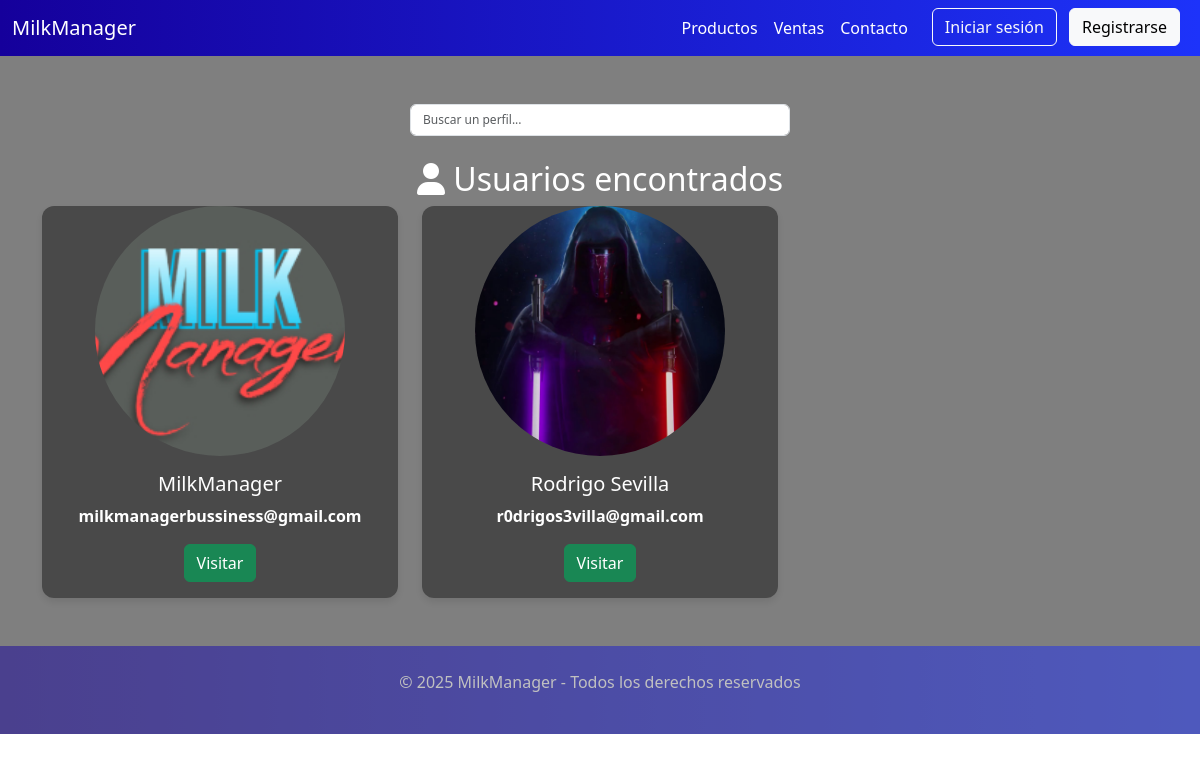
The app's page /profiles, older data.
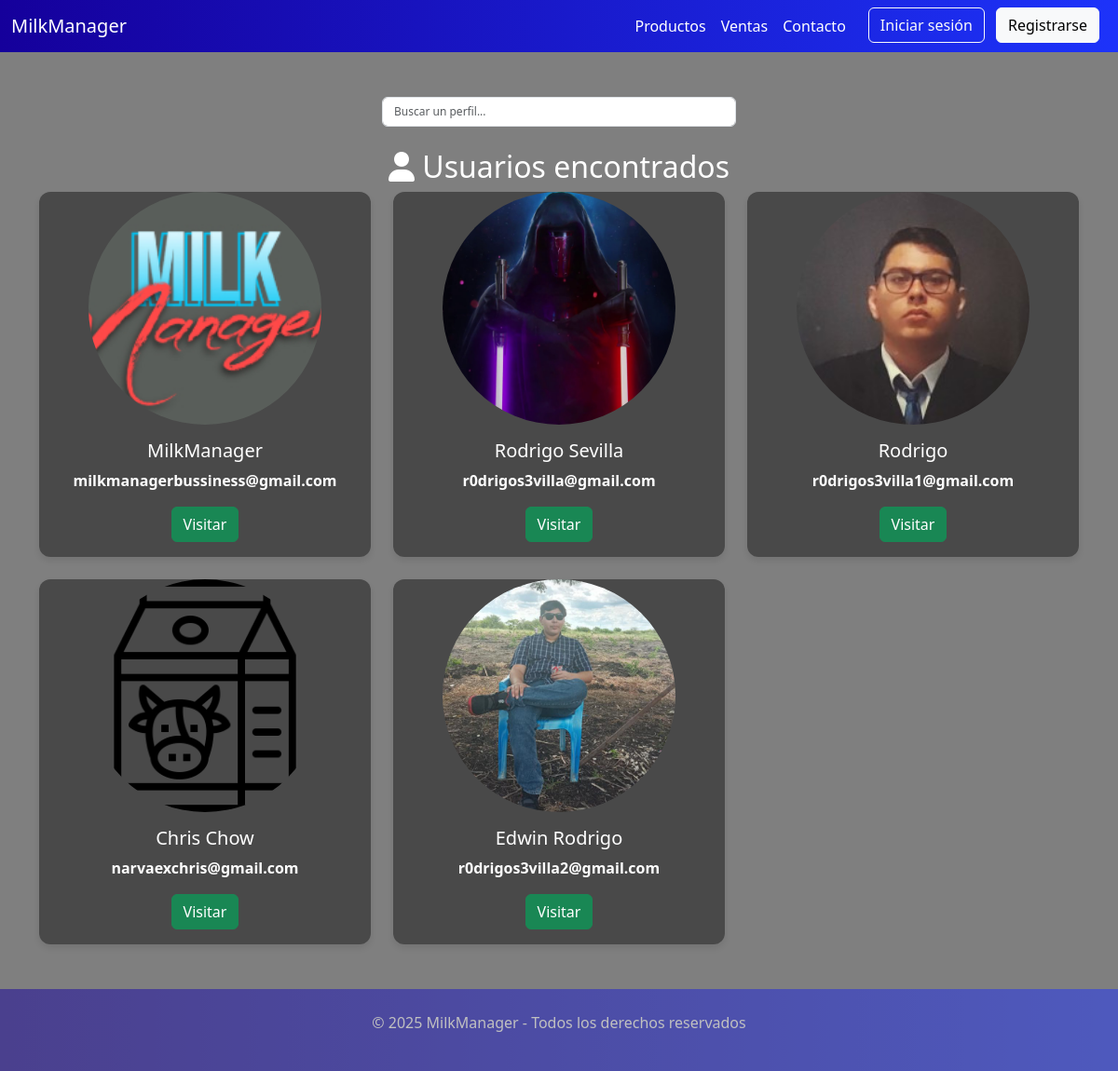
The same page, newer data.
### tables this page shows
CREATE TABLE accounts (
    id INTEGER PRIMARY KEY,
    email TEXT UNIQUE NOT NULL,
    username TEXT UNIQUE,
    password TEXT,
    role TEXT,
    picture TEXT,
    biography TEXT,
    creationdate DATE DEFAULT (CURRENT_TIMESTAMP)
    );

### app.py (the view)
@app.route('/profiles', methods=['GET', 'POST'])
def profiles():
    client_ip = request.remote_addr
    user = getUser()
    log.write(f"Se abrió la página de perfiles desde: {client_ip}")
    users = None
    if request.method == 'POST':
        users = database.login.getUserLike(request.form["profilesearch"])
    else:
        users = database.login.getAllUsers()
    return render_template('profiles.html', user = user, users = users)

### accounts.py (called while the page is built)
def connect():
    global conn
    if conn is None:
        conn = sqlite3.connect('database.db', check_same_thread=False)
        conn.row_factory = sqlite3.Row

def getUsers():
    connect()
    cursor = conn.cursor()
    cursor.execute('''
        SELECT * FROM accounts
    ''')
    data = cursor.fetchall()
    return data

def getAllUsers():
    users = []
    for i in getUsers():
        users.append(dict(i))
    return users

### app.py (called while the page is built, shortened)
def getUser():
    return None

### log.py (called while the page is built)
def write(text):
    if debug:
        logging.debug(text)

### templates/profiles.html (shortened to what this page needs)
{% extends "base.html" %}
{% block styles %}<link rel="stylesheet" href="/static/styles/cards_profile.css"> {% endblock %}
{% block content %}
<div class="container mt-5">
	<div style="display: flex;  justify-content: center;">
		<form method="POST">
			<input type="text" id="profilesearch" name="profilesearch" class="form-control" style="width: 380px;" placeholder="Buscar un perfil..."></input>
		</form>
	</div>
	<br>
    <h2 class="text-center text-white">
        <i class="fas fa-user"></i> Usuarios encontrados
    </h2>
    <div class="row row-cols-3 g-4">
        {% if users %}
            {% for usuario in users %}
                <div class="col">
                    <form action="{{ url_for('profile', username=usuario.username) }}" method="POST">
                        <div class="card">
                            {% if usuario.picture %}
                                <img src="{{ url_for('static', filename='images' + usuario.picture) }}" class="card-img-top" alt="{{ usuario.username }}">
                            {% else %}
                                <img src="{{ url_for('static', filename='images/web/leche.png') }}" class="card-img-top" alt="{{ usuario.username }}">
                            {% endif %}
                            <div class="card-body text-center">
                                <h5 class="card-title text-white">{{ usuario.username }}</h5>
                                <p class="card-text fw-bold text-white">{{ usuario.email }}</p>
                                <button type="submit text-white" class="btn btn-success">
                                    Visitar
                                </button>
                            </div>
                        </div>
                    </form>
                </div>
            {% endfor %}
        {% else %}
            <p class="text-center">No hay usuarios con la descripción proporcionada.</p>
        {% endif %}
    </div>
</div>
{% endblock %}

### templates/base.html (shortened to what this page needs)
<!DOCTYPE html>
<html lang="es">
<head>
    <link href="/static/styles/bootstrap.css" rel="stylesheet">
	<link href="https://cdnjs.cloudflare.com/ajax/libs/font-awesome/6.0.0-beta3/css/all.min.css" rel="stylesheet">
	{% block styles %}{% endblock %}
	<link rel="stylesheet" href="/static/styles/chow.css">
</head>
<body>
    <nav class="navbar navbar-expand-lg navbar-dark bg-dark">
        <div class="container-fluid ">
            <a class="navbar-brand" href="/">MilkManager</a>
            <div class="collapse navbar-collapse" id="navbarNav">
				<ul class="navbar-nav ms-auto">
                    <li class="nav-item"><a class="nav-link" href="/products">Productos</a></li>
                    {% if not user %}<li class="nav-item"><a class="nav-link" href="/login">Ventas</a></li>{% endif %}
                    <li class="nav-item"><a class="nav-link" href="/contact">Contacto</a></li>
					{% if user%}
						{% if user["role"] == 'admin' or user["role"] == 'seller' %}
							<li class="nav-item">
								<a class="nav-link" href="/upload">Subir un Producto</a>
							</li>
						{%  endif %}
						<!--{% if user["role"] == 'admin' %}
							<li class="nav-item">
								<a class="nav-link" href="/employees">Empleados</a>
							</li>
						{% endif %}-->
						<li class="nav-item">
                            <a type="button" class="nav-link" href="/orders">Órdenes</a>
                        </li>
						<div class="ms-3">
							<a type="button" class="btn btn-primary" href="/purchase"><i class="fas fa-shopping-cart"></i></a>
						{% if user.picture %}
								<a href="/myprofile">
									<img type="button" class="profile-pic" src="{{ url_for('static', filename='images' + user.picture) }}" alt="{{ user.username }}">
								</a>
						{% else %}
								<a type="button" class="btn btn-primary bg-dark" href="/myprofile">{{user.username}}</a>
						{% endif %}
							<a type="button" class="btn btn-primary bg-dark" href="/logout">Cerrar Sesión</a>
						</div>
					{% else %}
						<div class="ms-3">
							<a href="/login" class="btn btn-outline-light me-2">Iniciar sesión</a>
							<a href="/signin" class="btn btn-light me-2">Registrarse</a>
						</div>
					{% endif %}
				</ul>
            </div>
		</div>
    </nav>
    {% block content %}
	{% endblock %}
    <footer class="bg-dark text-white text-center p-4 mt-5">
        <p>&copy; 2025 MilkManager - Todos los derechos reservados</p>
    </footer>
</body>
</html>

### static/styles/cards_profile.css (style rules this page uses)
.card { border: none; border-radius: 12px; box-shadow: 0 4px 8px rgba(0, 0, 0, 0.1); transition: transform 0.3s ease-in-out, box-shadow 0.3s ease-in-out; background-color: rgba(51, 51, 51, 0.7); }
.card-img-top { object-fit: cover; height: 250px; width: 250px; border-radius: 50%; margin: 0 auto; }

### static/styles/chow.css (style rules this page uses)
.card { transition: transform 0.3s ease-in, box-shadow 0.3s ease-in; }
.navbar { background: linear-gradient(90deg, #15009b, #1d33fa); }
.navbar-nav .nav-link { color: white !important; }
footer { background: linear-gradient(90deg, #15009b, #1d33fa); width: 100%; text-align: center; padding: 20px 0; position: relative; bottom: 0; margin-top: auto; opacity: 0.50; }
body { background: url('/static/images/web/fincafond.jpg') no-repeat center center fixed; background-size: cover; position: relative; }
body::before { content: ''; position: absolute; top: 0; left: 0; width: 100%; height: 100%; background: rgba(0, 0, 0, 0.5); z-index: -1; }
.form-control { font-size: 0.75rem; }

Row changes from the older to the newer data that the page shows:
added accounts: picture (picture), username "Rodrigo", email "r0drigos3villa1@gmail.com"
added accounts: username "Chris Chow", email "narvaexchris@gmail.com"
added accounts: picture (picture), username "Edwin Rodrigo", email "r0drigos3villa2@gmail.com"
